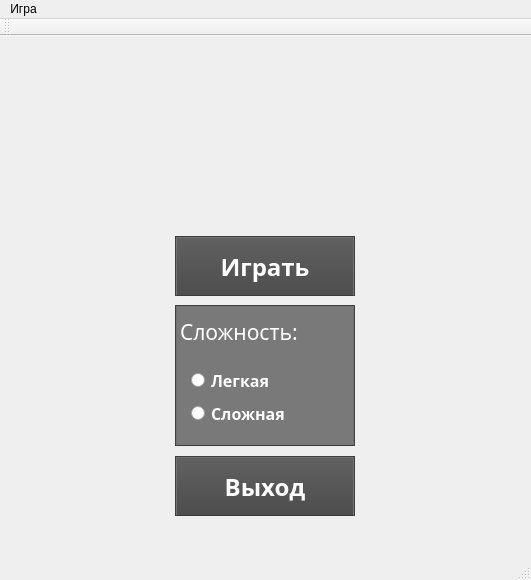
<?xml version="1.0" encoding="UTF-8"?>
<ui version="4.0">
 <class>MainWindow</class>
 <widget class="QMainWindow" name="MainWindow">
  <property name="geometry">
   <rect>
    <x>0</x>
    <y>0</y>
    <width>531</width>
    <height>580</height>
   </rect>
  </property>
  <property name="windowTitle">
   <string>MainWindow</string>
  </property>
  <widget class="QWidget" name="centralWidget">
   <widget class="QLabel" name="label">
    <property name="geometry">
     <rect>
      <x>0</x>
      <y>0</y>
      <width>531</width>
      <height>531</height>
     </rect>
    </property>
    <property name="text">
     <string/>
    </property>
    <property name="pixmap">
     <pixmap resource="res.qrc">:/img/mainmenu.png</pixmap>
    </property>
   </widget>
   <widget class="QPushButton" name="pushButton_Start">
    <property name="geometry">
     <rect>
      <x>175</x>
      <y>200</y>
      <width>180</width>
      <height>60</height>
     </rect>
    </property>
    <property name="font">
     <font>
      <family>Ebrima</family>
      <pointsize>18</pointsize>
      <weight>75</weight>
      <bold>true</bold>
     </font>
    </property>
    <property name="styleSheet">
     <string notr="true">QPushButton{
	border-style: outset;
	border-width: 2px;
	border-top-color: qlineargradient(spread:pad, x1:0.5, y1:0.6, x2:0.5, y2:0.4, stop:0 rgba(115, 115, 115, 255), stop:1 rgba(62, 62, 62, 255));
	border-right-color: qlineargradient(spread:pad, x1:0.4, y1:0.5, x2:0.6, y2:0.5, stop:0 rgba(115, 115, 115, 255), stop:1 rgba(62, 62, 62, 255));
	border-left-color: qlineargradient(spread:pad, x1:0.6, y1:0.5, x2:0.4, y2:0.5, stop:0 rgba(115, 115, 115, 255), stop:1 rgba(62, 62, 62, 255));
	border-bottom-color: rgb(58, 58, 58);
	border-bottom-width: 1px;
	border-style: solid;
	color: rgb(255, 255, 255);
	padding: 2px;
	background-color: qlineargradient(spread:pad, x1:0.5, y1:1, x2:0.5, y2:0, stop:0 rgba(77, 77, 77, 255), stop:1 rgba(97, 97, 97, 255));
}
QPushButton:hover{
	border-style: outset;
	border-width: 2px;
	border-top-color: qlineargradient(spread:pad, x1:0.5, y1:0.6, x2:0.5, y2:0.4, stop:0 rgba(180, 180, 180, 255), stop:1 rgba(110, 110, 110, 255));
	border-right-color: qlineargradient(spread:pad, x1:0.4, y1:0.5, x2:0.6, y2:0.5, stop:0 rgba(180, 180, 180, 255), stop:1 rgba(110, 110, 110, 255));
	border-left-color: qlineargradient(spread:pad, x1:0.6, y1:0.5, x2:0.4, y2:0.5, stop:0 rgba(180, 180, 180, 255), stop:1 rgba(110, 110, 110, 255));
	border-bottom-color: rgb(115, 115, 115);
	border-bottom-width: 1px;
	border-style: solid;
	color: rgb(255, 255, 255);
	padding: 2px;
	background-color: qlineargradient(spread:pad, x1:0.5, y1:1, x2:0.5, y2:0, stop:0 rgba(107, 107, 107, 255), stop:1 rgba(157, 157, 157, 255));
}
QPushButton:pressed{
	border-style: outset;
	border-width: 2px;
	border-top-color: qlineargradient(spread:pad, x1:0.5, y1:0.6, x2:0.5, y2:0.4, stop:0 rgba(62, 62, 62, 255), stop:1 rgba(22, 22, 22, 255));
	border-right-color: qlineargradient(spread:pad, x1:0.4, y1:0.5, x2:0.6, y2:0.5, stop:0 rgba(115, 115, 115, 255), stop:1 rgba(62, 62, 62, 255));
	border-left-color: qlineargradient(spread:pad, x1:0.6, y1:0.5, x2:0.4, y2:0.5, stop:0 rgba(115, 115, 115, 255), stop:1 rgba(62, 62, 62, 255));
	border-bottom-color: rgb(58, 58, 58);
	border-bottom-width: 1px;
	border-style: solid;
	color: rgb(255, 255, 255);
	padding: 2px;
	background-color: qlineargradient(spread:pad, x1:0.5, y1:1, x2:0.5, y2:0, stop:0 rgba(77, 77, 77, 255), stop:1 rgba(97, 97, 97, 255));
}
QPushButton:disabled{
	border-style: outset;
	border-width: 2px;
	border-top-color: qlineargradient(spread:pad, x1:0.5, y1:0.6, x2:0.5, y2:0.4, stop:0 rgba(115, 115, 115, 255), stop:1 rgba(62, 62, 62, 255));
	border-right-color: qlineargradient(spread:pad, x1:0.4, y1:0.5, x2:0.6, y2:0.5, stop:0 rgba(115, 115, 115, 255), stop:1 rgba(62, 62, 62, 255));
	border-left-color: qlineargradient(spread:pad, x1:0.6, y1:0.5, x2:0.4, y2:0.5, stop:0 rgba(115, 115, 115, 255), stop:1 rgba(62, 62, 62, 255));
	border-bottom-color: rgb(58, 58, 58);
	border-bottom-width: 1px;
	border-style: solid;
	color: rgb(0, 0, 0);
	padding: 2px;
	background-color: qlineargradient(spread:pad, x1:0.5, y1:1, x2:0.5, y2:0, stop:0 rgba(57, 57, 57, 255), stop:1 rgba(77, 77, 77, 255));
}</string>
    </property>
    <property name="text">
     <string>Играть</string>
    </property>
   </widget>
   <widget class="QPushButton" name="pushButton_Exit">
    <property name="geometry">
     <rect>
      <x>175</x>
      <y>420</y>
      <width>180</width>
      <height>60</height>
     </rect>
    </property>
    <property name="font">
     <font>
      <family>Ebrima</family>
      <pointsize>18</pointsize>
      <weight>75</weight>
      <bold>true</bold>
     </font>
    </property>
    <property name="styleSheet">
     <string notr="true">QPushButton{
	border-style: outset;
	border-width: 2px;
	border-top-color: qlineargradient(spread:pad, x1:0.5, y1:0.6, x2:0.5, y2:0.4, stop:0 rgba(115, 115, 115, 255), stop:1 rgba(62, 62, 62, 255));
	border-right-color: qlineargradient(spread:pad, x1:0.4, y1:0.5, x2:0.6, y2:0.5, stop:0 rgba(115, 115, 115, 255), stop:1 rgba(62, 62, 62, 255));
	border-left-color: qlineargradient(spread:pad, x1:0.6, y1:0.5, x2:0.4, y2:0.5, stop:0 rgba(115, 115, 115, 255), stop:1 rgba(62, 62, 62, 255));
	border-bottom-color: rgb(58, 58, 58);
	border-bottom-width: 1px;
	border-style: solid;
	color: rgb(255, 255, 255);
	padding: 2px;
	background-color: qlineargradient(spread:pad, x1:0.5, y1:1, x2:0.5, y2:0, stop:0 rgba(77, 77, 77, 255), stop:1 rgba(97, 97, 97, 255));
}
QPushButton:hover{
	border-style: outset;
	border-width: 2px;
	border-top-color: qlineargradient(spread:pad, x1:0.5, y1:0.6, x2:0.5, y2:0.4, stop:0 rgba(180, 180, 180, 255), stop:1 rgba(110, 110, 110, 255));
	border-right-color: qlineargradient(spread:pad, x1:0.4, y1:0.5, x2:0.6, y2:0.5, stop:0 rgba(180, 180, 180, 255), stop:1 rgba(110, 110, 110, 255));
	border-left-color: qlineargradient(spread:pad, x1:0.6, y1:0.5, x2:0.4, y2:0.5, stop:0 rgba(180, 180, 180, 255), stop:1 rgba(110, 110, 110, 255));
	border-bottom-color: rgb(115, 115, 115);
	border-bottom-width: 1px;
	border-style: solid;
	color: rgb(255, 255, 255);
	padding: 2px;
	background-color: qlineargradient(spread:pad, x1:0.5, y1:1, x2:0.5, y2:0, stop:0 rgba(107, 107, 107, 255), stop:1 rgba(157, 157, 157, 255));
}
QPushButton:pressed{
	border-style: outset;
	border-width: 2px;
	border-top-color: qlineargradient(spread:pad, x1:0.5, y1:0.6, x2:0.5, y2:0.4, stop:0 rgba(62, 62, 62, 255), stop:1 rgba(22, 22, 22, 255));
	border-right-color: qlineargradient(spread:pad, x1:0.4, y1:0.5, x2:0.6, y2:0.5, stop:0 rgba(115, 115, 115, 255), stop:1 rgba(62, 62, 62, 255));
	border-left-color: qlineargradient(spread:pad, x1:0.6, y1:0.5, x2:0.4, y2:0.5, stop:0 rgba(115, 115, 115, 255), stop:1 rgba(62, 62, 62, 255));
	border-bottom-color: rgb(58, 58, 58);
	border-bottom-width: 1px;
	border-style: solid;
	color: rgb(255, 255, 255);
	padding: 2px;
	background-color: qlineargradient(spread:pad, x1:0.5, y1:1, x2:0.5, y2:0, stop:0 rgba(77, 77, 77, 255), stop:1 rgba(97, 97, 97, 255));
}
QPushButton:disabled{
	border-style: outset;
	border-width: 2px;
	border-top-color: qlineargradient(spread:pad, x1:0.5, y1:0.6, x2:0.5, y2:0.4, stop:0 rgba(115, 115, 115, 255), stop:1 rgba(62, 62, 62, 255));
	border-right-color: qlineargradient(spread:pad, x1:0.4, y1:0.5, x2:0.6, y2:0.5, stop:0 rgba(115, 115, 115, 255), stop:1 rgba(62, 62, 62, 255));
	border-left-color: qlineargradient(spread:pad, x1:0.6, y1:0.5, x2:0.4, y2:0.5, stop:0 rgba(115, 115, 115, 255), stop:1 rgba(62, 62, 62, 255));
	border-bottom-color: rgb(58, 58, 58);
	border-bottom-width: 1px;
	border-style: solid;
	color: rgb(0, 0, 0);
	padding: 2px;
	background-color: qlineargradient(spread:pad, x1:0.5, y1:1, x2:0.5, y2:0, stop:0 rgba(57, 57, 57, 255), stop:1 rgba(77, 77, 77, 255));
}</string>
    </property>
    <property name="text">
     <string>Выход</string>
    </property>
   </widget>
   <widget class="QListView" name="listView">
    <property name="geometry">
     <rect>
      <x>175</x>
      <y>269</y>
      <width>180</width>
      <height>141</height>
     </rect>
    </property>
    <property name="styleSheet">
     <string notr="true">border-style: outset;
	border-width: 2px;
	border-top-color: qlineargradient(spread:pad, x1:0.5, y1:0.6, x2:0.5, y2:0.4, stop:0 rgba(115, 115, 115, 255), stop:1 rgba(62, 62, 62, 255));
	border-right-color: qlineargradient(spread:pad, x1:0.4, y1:0.5, x2:0.6, y2:0.5, stop:0 rgba(115, 115, 115, 255), stop:1 rgba(62, 62, 62, 255));
	border-left-color: qlineargradient(spread:pad, x1:0.6, y1:0.5, x2:0.4, y2:0.5, stop:0 rgba(115, 115, 115, 255), stop:1 rgba(62, 62, 62, 255));
	border-bottom-color: rgb(58, 58, 58);
	border-bottom-width: 1px;
	border-style: solid;
	color: rgb(255, 255, 255);
	padding: 2px;
	
background-color: rgb(121, 121, 121);</string>
    </property>
    <property name="modelColumn">
     <number>0</number>
    </property>
   </widget>
   <widget class="QWidget" name="verticalLayoutWidget">
    <property name="geometry">
     <rect>
      <x>180</x>
      <y>320</y>
      <width>171</width>
      <height>81</height>
     </rect>
    </property>
    <layout class="QVBoxLayout" name="verticalLayout">
     <item>
      <widget class="QRadioButton" name="DifficEasy">
       <property name="font">
        <font>
         <family>Ebrima</family>
         <pointsize>12</pointsize>
         <weight>75</weight>
         <bold>true</bold>
        </font>
       </property>
       <property name="styleSheet">
        <string notr="true">color: rgb(255, 255, 255);</string>
       </property>
       <property name="text">
        <string>Легкая</string>
       </property>
      </widget>
     </item>
     <item>
      <widget class="QRadioButton" name="DifficHard">
       <property name="font">
        <font>
         <family>Ebrima</family>
         <pointsize>12</pointsize>
         <weight>75</weight>
         <bold>true</bold>
        </font>
       </property>
       <property name="styleSheet">
        <string notr="true">color: rgb(255, 255, 255);</string>
       </property>
       <property name="text">
        <string>Сложная</string>
       </property>
      </widget>
     </item>
    </layout>
   </widget>
   <widget class="QLabel" name="label_Diffic">
    <property name="geometry">
     <rect>
      <x>180</x>
      <y>280</y>
      <width>161</width>
      <height>31</height>
     </rect>
    </property>
    <property name="font">
     <font>
      <family>Ebrima</family>
      <pointsize>16</pointsize>
      <weight>50</weight>
      <bold>false</bold>
     </font>
    </property>
    <property name="styleSheet">
     <string notr="true">color: rgb(255, 255, 255);</string>
    </property>
    <property name="text">
     <string>Сложность:</string>
    </property>
   </widget>
  </widget>
  <widget class="QMenuBar" name="menuBar">
   <property name="geometry">
    <rect>
     <x>0</x>
     <y>0</y>
     <width>531</width>
     <height>21</height>
    </rect>
   </property>
   <widget class="QMenu" name="menu">
    <property name="title">
     <string>Игра</string>
    </property>
    <addaction name="menuplay"/>
    <addaction name="menuSettings"/>
    <addaction name="menuExit"/>
   </widget>
   <addaction name="menu"/>
  </widget>
  <widget class="QToolBar" name="mainToolBar">
   <attribute name="toolBarArea">
    <enum>TopToolBarArea</enum>
   </attribute>
   <attribute name="toolBarBreak">
    <bool>false</bool>
   </attribute>
  </widget>
  <widget class="QStatusBar" name="statusBar"/>
  <action name="menuplay">
   <property name="icon">
    <iconset resource="res.qrc">
     <normaloff>:/img/mainmenuicon.png</normaloff>:/img/mainmenuicon.png</iconset>
   </property>
   <property name="text">
    <string>Играть</string>
   </property>
  </action>
  <action name="menuSettings">
   <property name="icon">
    <iconset resource="res.qrc">
     <normaloff>:/img/settings.png</normaloff>:/img/settings.png</iconset>
   </property>
   <property name="text">
    <string>Настройки</string>
   </property>
  </action>
  <action name="menuExit">
   <property name="icon">
    <iconset resource="res.qrc">
     <normaloff>:/img/exit.png</normaloff>:/img/exit.png</iconset>
   </property>
   <property name="text">
    <string>Выход</string>
   </property>
  </action>
 </widget>
 <layoutdefault spacing="6" margin="11"/>
 <resources>
  <include location="res.qrc"/>
 </resources>
 <connections/>
</ui>
